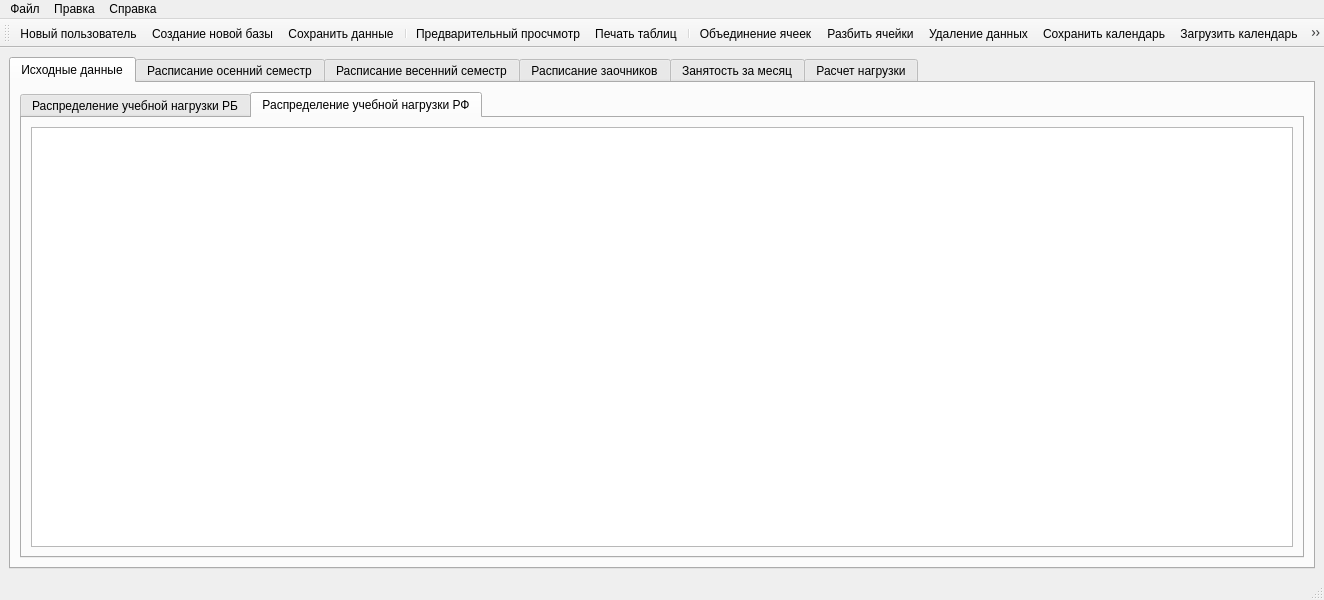
<?xml version="1.0" encoding="UTF-8"?>
<ui version="4.0">
 <class>MainWindow</class>
 <widget class="QMainWindow" name="MainWindow">
  <property name="geometry">
   <rect>
    <x>0</x>
    <y>0</y>
    <width>1324</width>
    <height>600</height>
   </rect>
  </property>
  <property name="windowTitle">
   <string>MainWindow</string>
  </property>
  <widget class="QWidget" name="centralwidget">
   <layout class="QGridLayout" name="gridLayout">
    <item row="0" column="0">
     <widget class="QTabWidget" name="tabWidget">
      <property name="currentIndex">
       <number>0</number>
      </property>
      <widget class="QWidget" name="tab">
       <attribute name="title">
        <string>Исходные данные</string>
       </attribute>
       <layout class="QGridLayout" name="gridLayout_5">
        <item row="0" column="0">
         <widget class="QTabWidget" name="tabWidget_3">
          <property name="currentIndex">
           <number>1</number>
          </property>
          <widget class="QWidget" name="tab_11">
           <attribute name="title">
            <string>Распределение учебной нагрузки РБ</string>
           </attribute>
           <layout class="QGridLayout" name="gridLayout_13">
            <item row="0" column="0">
             <widget class="QTableWidget" name="tableWidget_4"/>
            </item>
           </layout>
          </widget>
          <widget class="QWidget" name="tab_12">
           <attribute name="title">
            <string>Распределение учебной нагрузки РФ</string>
           </attribute>
           <layout class="QGridLayout" name="gridLayout_12">
            <item row="0" column="0">
             <widget class="QTableWidget" name="tableWidget_10"/>
            </item>
           </layout>
          </widget>
         </widget>
        </item>
       </layout>
      </widget>
      <widget class="QWidget" name="tab_3">
       <attribute name="title">
        <string>Расписание осенний семестр</string>
       </attribute>
       <layout class="QGridLayout" name="gridLayout_3">
        <item row="0" column="0">
         <widget class="QTableWidget" name="tableWidget_2"/>
        </item>
       </layout>
      </widget>
      <widget class="QWidget" name="tab_2">
       <attribute name="title">
        <string>Расписание весенний семестр</string>
       </attribute>
       <layout class="QGridLayout" name="gridLayout_2">
        <item row="0" column="0">
         <widget class="QTableWidget" name="tableWidget"/>
        </item>
       </layout>
      </widget>
      <widget class="QWidget" name="tab_6">
       <attribute name="title">
        <string>Расписание заочников</string>
       </attribute>
       <layout class="QGridLayout" name="gridLayout_6">
        <item row="0" column="0">
         <widget class="QTableWidget" name="tableWidget_5"/>
        </item>
       </layout>
      </widget>
      <widget class="QWidget" name="tab_4">
       <attribute name="title">
        <string>Занятость за месяц</string>
       </attribute>
       <layout class="QGridLayout" name="gridLayout_4">
        <item row="1" column="0">
         <widget class="QTableWidget" name="tableWidget_3"/>
        </item>
        <item row="0" column="0" alignment="Qt::AlignmentFlag::AlignRight">
         <widget class="QLabel" name="currentMonthLabel">
          <property name="font">
           <font>
            <pointsize>16</pointsize>
            <bold>true</bold>
           </font>
          </property>
          <property name="text">
           <string>TextLabel</string>
          </property>
         </widget>
        </item>
       </layout>
      </widget>
      <widget class="QWidget" name="tab_5">
       <attribute name="title">
        <string>Расчет нагрузки</string>
       </attribute>
       <layout class="QGridLayout" name="gridLayout_8">
        <item row="0" column="0">
         <widget class="QTabWidget" name="tabWidget_2">
          <property name="currentIndex">
           <number>0</number>
          </property>
          <widget class="QWidget" name="tab_7">
           <attribute name="title">
            <string>Нагрузка за осенний семестр РБ</string>
           </attribute>
           <layout class="QGridLayout" name="gridLayout_11">
            <item row="0" column="0">
             <widget class="QTableWidget" name="tableWidget_9"/>
            </item>
           </layout>
          </widget>
          <widget class="QWidget" name="tab_8">
           <attribute name="title">
            <string>Нагрузка за осенний сесместр РФ</string>
           </attribute>
           <layout class="QGridLayout" name="gridLayout_10">
            <item row="0" column="0">
             <widget class="QTableWidget" name="tableWidget_8"/>
            </item>
           </layout>
          </widget>
          <widget class="QWidget" name="tab_9">
           <attribute name="title">
            <string>Нагрузка за весенний семестр РБ</string>
           </attribute>
           <layout class="QGridLayout" name="gridLayout_7">
            <item row="0" column="0">
             <widget class="QTableWidget" name="tableWidget_6"/>
            </item>
           </layout>
          </widget>
          <widget class="QWidget" name="tab_10">
           <attribute name="title">
            <string>Нагрузка за весенний семестр РФ</string>
           </attribute>
           <layout class="QGridLayout" name="gridLayout_9">
            <item row="0" column="0">
             <widget class="QTableWidget" name="tableWidget_7"/>
            </item>
           </layout>
          </widget>
         </widget>
        </item>
       </layout>
      </widget>
     </widget>
    </item>
   </layout>
  </widget>
  <widget class="QMenuBar" name="menubar">
   <property name="geometry">
    <rect>
     <x>0</x>
     <y>0</y>
     <width>1324</width>
     <height>30</height>
    </rect>
   </property>
   <widget class="QMenu" name="menu">
    <property name="title">
     <string>Файл</string>
    </property>
    <addaction name="new_user"/>
    <addaction name="openLesson"/>
    <addaction name="print_preview_table"/>
    <addaction name="print_table"/>
    <addaction name="closeApp"/>
   </widget>
   <widget class="QMenu" name="menu_2">
    <property name="title">
     <string>Правка</string>
    </property>
   </widget>
   <widget class="QMenu" name="menu_3">
    <property name="title">
     <string>Справка</string>
    </property>
    <addaction name="action"/>
    <addaction name="aboutApp"/>
   </widget>
   <addaction name="menu"/>
   <addaction name="menu_2"/>
   <addaction name="menu_3"/>
  </widget>
  <widget class="QStatusBar" name="statusbar"/>
  <widget class="QToolBar" name="toolBar">
   <property name="windowTitle">
    <string>toolBar</string>
   </property>
   <attribute name="toolBarArea">
    <enum>TopToolBarArea</enum>
   </attribute>
   <attribute name="toolBarBreak">
    <bool>false</bool>
   </attribute>
   <addaction name="addUser"/>
   <addaction name="newTable"/>
   <addaction name="saveDoc"/>
   <addaction name="separator"/>
   <addaction name="print_preview"/>
   <addaction name="printDocument"/>
   <addaction name="separator"/>
   <addaction name="medgeCells"/>
   <addaction name="splitCells"/>
   <addaction name="deleteLesson"/>
   <addaction name="save_check"/>
   <addaction name="load_check"/>
   <addaction name="separator"/>
   <addaction name="addLine"/>
   <addaction name="deleteLine"/>
  </widget>
  <action name="newTable">
   <property name="icon">
    <iconset theme="document-new"/>
   </property>
   <property name="text">
    <string>Создание новой базы</string>
   </property>
   <property name="menuRole">
    <enum>QAction::MenuRole::NoRole</enum>
   </property>
  </action>
  <action name="saveDoc">
   <property name="icon">
    <iconset theme="QIcon::ThemeIcon::DocumentSave"/>
   </property>
   <property name="text">
    <string>Сохранить данные</string>
   </property>
   <property name="menuRole">
    <enum>QAction::MenuRole::NoRole</enum>
   </property>
  </action>
  <action name="closeApp">
   <property name="text">
    <string>Закрыть</string>
   </property>
  </action>
  <action name="openLesson">
   <property name="text">
    <string>Открыть</string>
   </property>
  </action>
  <action name="medgeHorizontalCells">
   <property name="icon">
    <iconset theme="QIcon::ThemeIcon::GoNext"/>
   </property>
   <property name="text">
    <string>Объединение горизонтальных ячеек</string>
   </property>
   <property name="menuRole">
    <enum>QAction::MenuRole::NoRole</enum>
   </property>
  </action>
  <action name="medgeVertikalCells">
   <property name="icon">
    <iconset theme="QIcon::ThemeIcon::GoDown"/>
   </property>
   <property name="text">
    <string>Объединение вертикальных ячеек</string>
   </property>
   <property name="menuRole">
    <enum>QAction::MenuRole::NoRole</enum>
   </property>
  </action>
  <action name="action">
   <property name="text">
    <string>Справка</string>
   </property>
  </action>
  <action name="aboutApp">
   <property name="text">
    <string>О программе</string>
   </property>
  </action>
  <action name="deleteLesson">
   <property name="icon">
    <iconset theme="QIcon::ThemeIcon::EditDelete"/>
   </property>
   <property name="text">
    <string>Удаление данных</string>
   </property>
   <property name="menuRole">
    <enum>QAction::MenuRole::NoRole</enum>
   </property>
  </action>
  <action name="splitVertikalSell">
   <property name="icon">
    <iconset theme="QIcon::ThemeIcon::MediaSeekBackward"/>
   </property>
   <property name="text">
    <string>Разбить вертикальную ячейку на две</string>
   </property>
   <property name="menuRole">
    <enum>QAction::MenuRole::NoRole</enum>
   </property>
  </action>
  <action name="splitHorizontalCell">
   <property name="icon">
    <iconset theme="QIcon::ThemeIcon::MediaSeekForward"/>
   </property>
   <property name="text">
    <string>Разделить горизонтальную ячейку</string>
   </property>
   <property name="menuRole">
    <enum>QAction::MenuRole::NoRole</enum>
   </property>
  </action>
  <action name="medgeCells">
   <property name="icon">
    <iconset resource="img.qrc">
     <normaloff>:/img/edit-table-cell-merge.svg</normaloff>:/img/edit-table-cell-merge.svg</iconset>
   </property>
   <property name="text">
    <string>Объединение ячеек</string>
   </property>
   <property name="menuRole">
    <enum>QAction::MenuRole::NoRole</enum>
   </property>
  </action>
  <action name="splitCells">
   <property name="icon">
    <iconset resource="img.qrc">
     <normaloff>:/img/edit-table-cell-split.svg</normaloff>:/img/edit-table-cell-split.svg</iconset>
   </property>
   <property name="text">
    <string>Разбить ячейки</string>
   </property>
   <property name="menuRole">
    <enum>QAction::MenuRole::NoRole</enum>
   </property>
  </action>
  <action name="print_preview_table">
   <property name="text">
    <string>Предварительный просмотр</string>
   </property>
  </action>
  <action name="print_table">
   <property name="text">
    <string>Печать</string>
   </property>
  </action>
  <action name="print_preview">
   <property name="icon">
    <iconset theme="QIcon::ThemeIcon::DocumentPrintPreview"/>
   </property>
   <property name="text">
    <string>Предварительный просчмотр</string>
   </property>
   <property name="menuRole">
    <enum>QAction::MenuRole::NoRole</enum>
   </property>
  </action>
  <action name="printDocument">
   <property name="icon">
    <iconset theme="QIcon::ThemeIcon::DocumentPrint"/>
   </property>
   <property name="text">
    <string>Печать таблиц</string>
   </property>
   <property name="menuRole">
    <enum>QAction::MenuRole::NoRole</enum>
   </property>
  </action>
  <action name="new_user">
   <property name="text">
    <string>Новый пользователь</string>
   </property>
  </action>
  <action name="addUser">
   <property name="icon">
    <iconset theme="QIcon::ThemeIcon::ContactNew"/>
   </property>
   <property name="text">
    <string>Новый пользователь</string>
   </property>
   <property name="menuRole">
    <enum>QAction::MenuRole::NoRole</enum>
   </property>
  </action>
  <action name="save_check">
   <property name="icon">
    <iconset theme="QIcon::ThemeIcon::ZoomIn"/>
   </property>
   <property name="text">
    <string>Сохранить календарь</string>
   </property>
   <property name="menuRole">
    <enum>QAction::MenuRole::NoRole</enum>
   </property>
  </action>
  <action name="load_check">
   <property name="icon">
    <iconset theme="QIcon::ThemeIcon::ZoomOut"/>
   </property>
   <property name="text">
    <string>Загрузить календарь</string>
   </property>
   <property name="menuRole">
    <enum>QAction::MenuRole::NoRole</enum>
   </property>
  </action>
  <action name="addLine">
   <property name="icon">
    <iconset theme="QIcon::ThemeIcon::MailForward"/>
   </property>
   <property name="text">
    <string>Добавить строку</string>
   </property>
   <property name="menuRole">
    <enum>QAction::MenuRole::NoRole</enum>
   </property>
  </action>
  <action name="deleteLine">
   <property name="icon">
    <iconset theme="QIcon::ThemeIcon::MailReplySender"/>
   </property>
   <property name="text">
    <string>Удалить строку</string>
   </property>
   <property name="menuRole">
    <enum>QAction::MenuRole::NoRole</enum>
   </property>
  </action>
 </widget>
 <resources>
  <include location="img.qrc"/>
 </resources>
 <connections/>
</ui>
